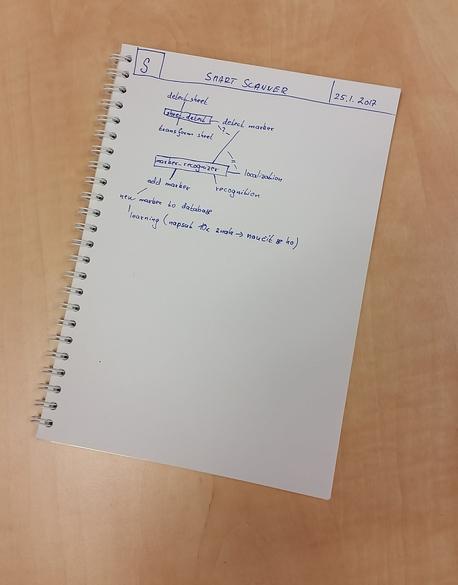
#> input picture data/sheet1.png, 458 x 585 px
$ python sheetdetector.py   (older library calls are emulated)
#> lines starting #> are read from the running program, lines starting #| are printed output that depends on the picture; after the words box and inside, x2 and y2 are one past the last pixel; in counts of white or black regions, pixels touching at a corner belong together
#> further down, im is the input picture: shape (585, 458, 3); mean B, G, R 136.6, 154.7, 177.6
import cv2
import numpy as np
import imutils
import skimage.restoration as skires
import skimage.transform as skitra

is_cv_v2 = int(cv2.__version__[0]) == 2


class SheetDetector():
    def __init__(self):
        pass

    def detect(self, img):
        # compute the ratio of the old height to the new height, clone it, and resize it
        ratio = img.shape[0] / 500.0
#> ratio = 1.17
        orig = img.copy()
        img = imutils.resize(img, height=500)

        # convert the image to grayscale, blur it, and find edges
        # in the image
        gray = cv2.cvtColor(img, cv2.COLOR_BGR2GRAY)
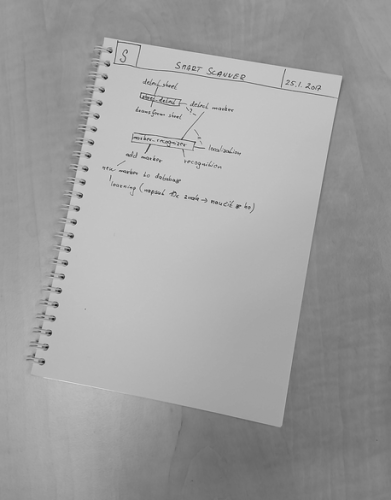
#> gray: shape (500, 391); min 16, max 223, mean 159.5
        # gauss = cv2.GaussianBlur(gray, (5, 5), 0)
        bil = cv2.bilateralFilter(gray, 0, sigmaColor=5, sigmaSpace=10)

        # cv2.imshow('gauss', gray)
        # cv2.imshow('bil', bil)
        # cv2.waitKey(0)
        # cv2.destroyAllWindows()

        # TODO: pridat okraje pro analyzu jasu listu a pozadi
        # pridat region uprostred, ktery musi obsahovat list
        # pridat okraje, ktere nesmi obsahovat list
        edges = cv2.Canny(bil, 50, 200)
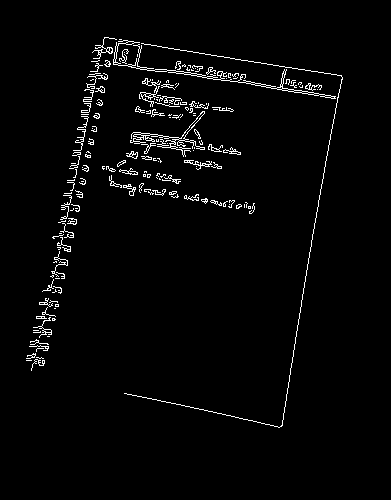
#> edges: shape (500, 391); 2.6% white in thin lines or dots, all inside (x1, y1, x2, y2) = (26, 37, 343, 428)
        edges = cv2.dilate(edges, np.ones((3, 3)), iterations=2)
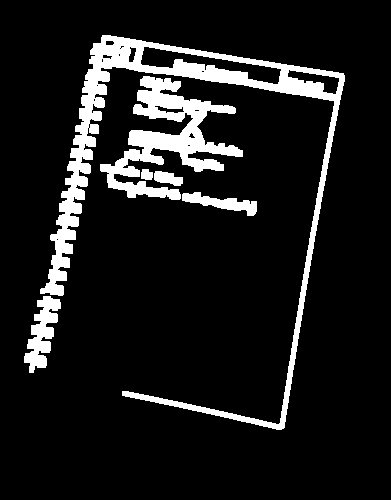
#> edges: shape (500, 391); 10.7% white; 6 white regions, box (x1, y1, x2, y2) and area: (40, 35, 345, 430) 12135, (100, 76, 243, 200) 6136, (24, 296, 61, 373) 1404, (182, 192, 257, 216) 771, (154, 171, 183, 186) 292, (141, 169, 153, 180) 111
        edges = cv2.erode(edges, np.ones((3, 3)), iterations=2)
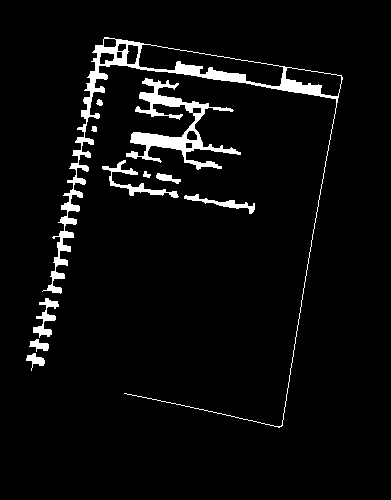
#> edges: shape (500, 391); 4.7% white; 11 white regions

        # vybrat nejvetsi konturu
        cnts = cv2.findContours(edges.copy(), cv2.RETR_LIST, cv2.CHAIN_APPROX_SIMPLE)[-2]
#> cnts = 21 contours, 1 with area under 20; largest, box (x1, y1, x2, y2) and area: (42, 37, 343, 428) 7294, (138, 44, 284, 87) 2626, (126, 78, 241, 170) 2322, (285, 67, 342, 97) 896, (102, 160, 179, 198) 400
        cnts = sorted(cnts, key=cv2.contourArea, reverse=True)
        biggest_c = cnts[0]
#> biggest_c = contour of 919 points, box (x1, y1, x2, y2) (42, 37, 343, 428), area 7294

        im_vis = img.copy()
        cv2.drawContours(im_vis, [biggest_c], -1, (255, 0, 255), 4)

        # rotated bounding box
        rotrect = cv2.minAreaRect(biggest_c)
#> rotrect = ((184.3, 229.2), (357.7, 259.4), -80.16)
        if is_cv_v2:
            box = cv2.cv.BoxPoints(rotrect)
        else:
            box = cv2.boxPoints(rotrect)
#> box = [[281.5, 427.6], [25.99, 383.3], [87.11, 30.84], [342.7, 75.16]]
        box = np.int0(box)
#> box = [[281, 427], [25, 383], [87, 30], [342, 75]]
        cv2.drawContours(im_vis, [box], 0, (0, 0, 255), 2)
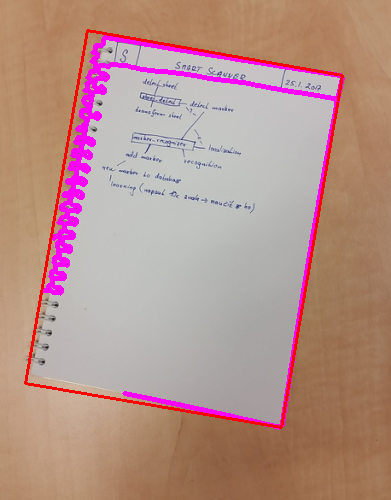
#> im_vis: shape (500, 391, 3); mean of channels 0, 1, 2 138.4, 146.3, 182; drawn as B, G, R

        # probabilistic hough
        lines = skitra.probabilistic_hough_line(edges, threshold=10, line_length=80, line_gap=2)
#> lines = 12 items
        im_hough = img.copy()
        for l in lines:
            cv2.line(im_hough, l[0], l[1], (0, 0, 255), 2)
#> this loop made 12 passes
#> l on passes 1 to 12: ((338, 97), (160, 69)), ((77, 167), (101, 45)), ((56, 266), (76, 172)), ((241, 82), (143, 67)), ((216, 55), (115, 39)), ((341, 75), (217, 56)), ((232, 111), (139, 94)), ((337, 98), (255, 85)), ((301, 303), (334, 114)), ((238, 417), (124, 393)), ((281, 426), (301, 304)), ((240, 152), (134, 143))
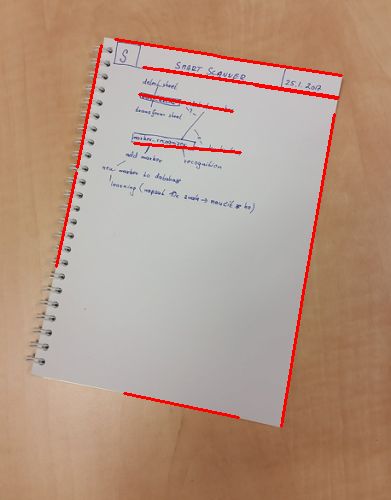
#> im_hough: shape (500, 391, 3); mean of channels 0, 1, 2 133.6, 151.6, 179.2; drawn as B, G, R
        # show the original image and the edge detected image
        cv2.imshow("Image", img)
        cv2.imshow("Edged", edges)
        cv2.imshow('Biggest contour', im_vis)
        cv2.imshow('hough', im_hough)
        cv2.waitKey(0)
        cv2.destroyAllWindows()


if __name__ == '__main__':
    fname = '../../data/sheet1.png'
    im = cv2.imread(fname)

    sd = SheetDetector()
    sd.detect(im)

$ run again, with data/sheet3.png copied over data/sheet1.png
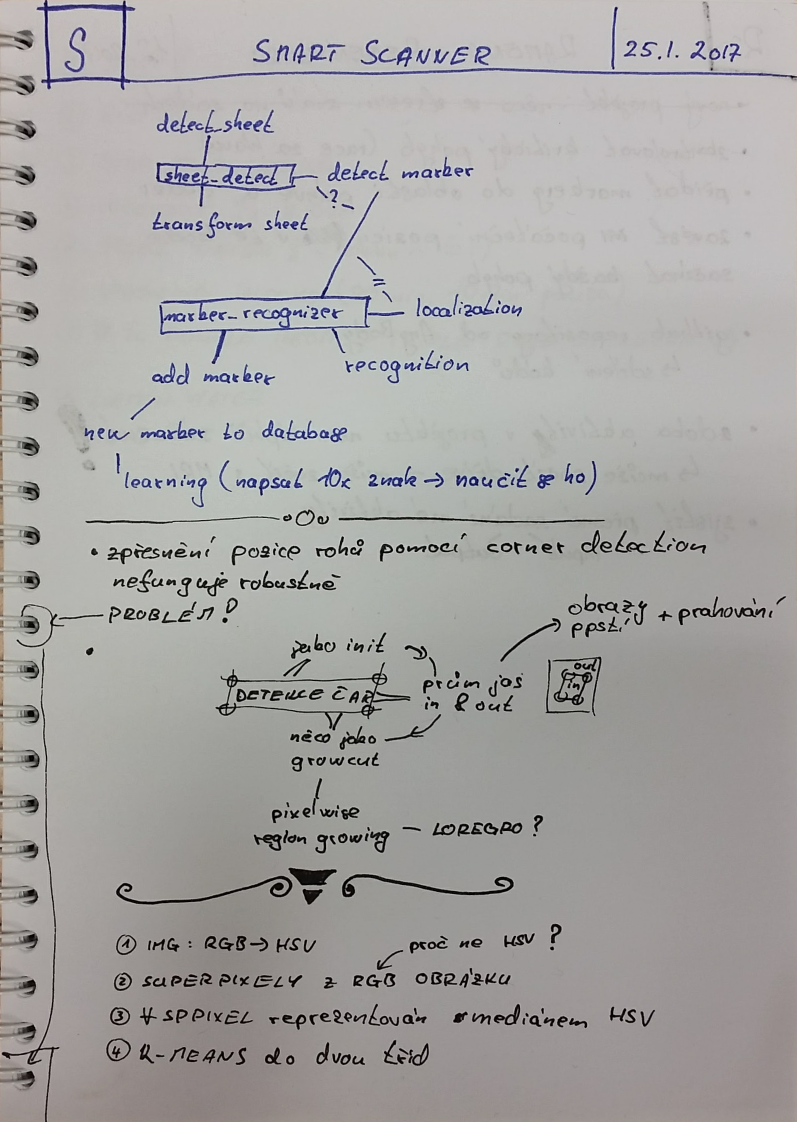
#> input picture data/sheet3.png, 1593 x 2244 px (shown at 1/2 size)
#> im is the input picture: shape (2244, 1593, 3); mean B, G, R 162.9, 164.2, 166
#> in detect, `edges = cv2.erode(edges, np.ones((3, 3)), iterations=2)`:
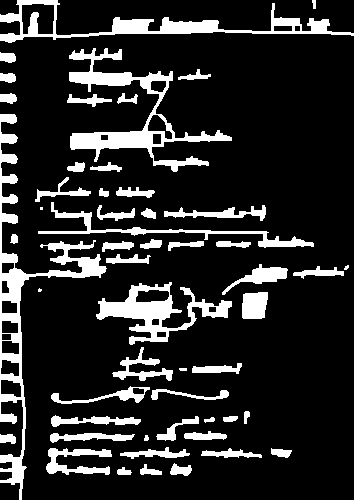
#> edges: shape (500, 354); 15.9% white; 53 white regions (3 under 20 px)
#> cnts = 73 contours, 6 with area under 20; largest, box (x1, y1, x2, y2) and area: (0, 114, 107, 500) 5503, (69, 48, 232, 172) 4168, (0, 0, 354, 43) 3790, (96, 282, 232, 345) 3017, (38, 202, 314, 248) 1112
#> biggest_c = contour of 390 points, box (x1, y1, x2, y2) (0, 114, 107, 500), area 5503
#> rotrect = ((53, 306.5), (385, 106), -90)
#> in detect, `box = cv2.boxPoints(rotrect)`: box = [[106, 499], [-1.18e-14, 499], [0, 114], [106, 114]]
#> in detect, `box = np.int0(box)`: box = [[106, 499], [0, 499], [0, 114], [106, 114]]
#> lines = 28 items
#> the loop in detect, `for l in lines:` made 28 passes
#> l on passes 1 to 8: ((353, 34), (160, 27)), ((69, 79), (172, 77)), ((0, 421), (0, 114)), ((277, 32), (160, 30)), ((0, 37), (181, 31)), ((21, 364), (16, 268)), ((1, 367), (1, 168)), ((157, 77), (69, 76))
#> after the loop in detect, `for l in lines:`:
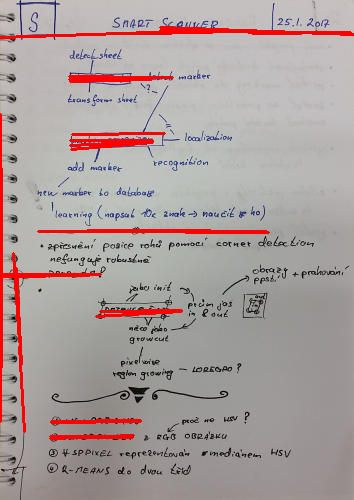
#> im_hough: shape (500, 354, 3); mean of channels 0, 1, 2 156.9, 158.4, 170.3; drawn as B, G, R

$ run again, with data/sheet4.png copied over data/sheet1.png
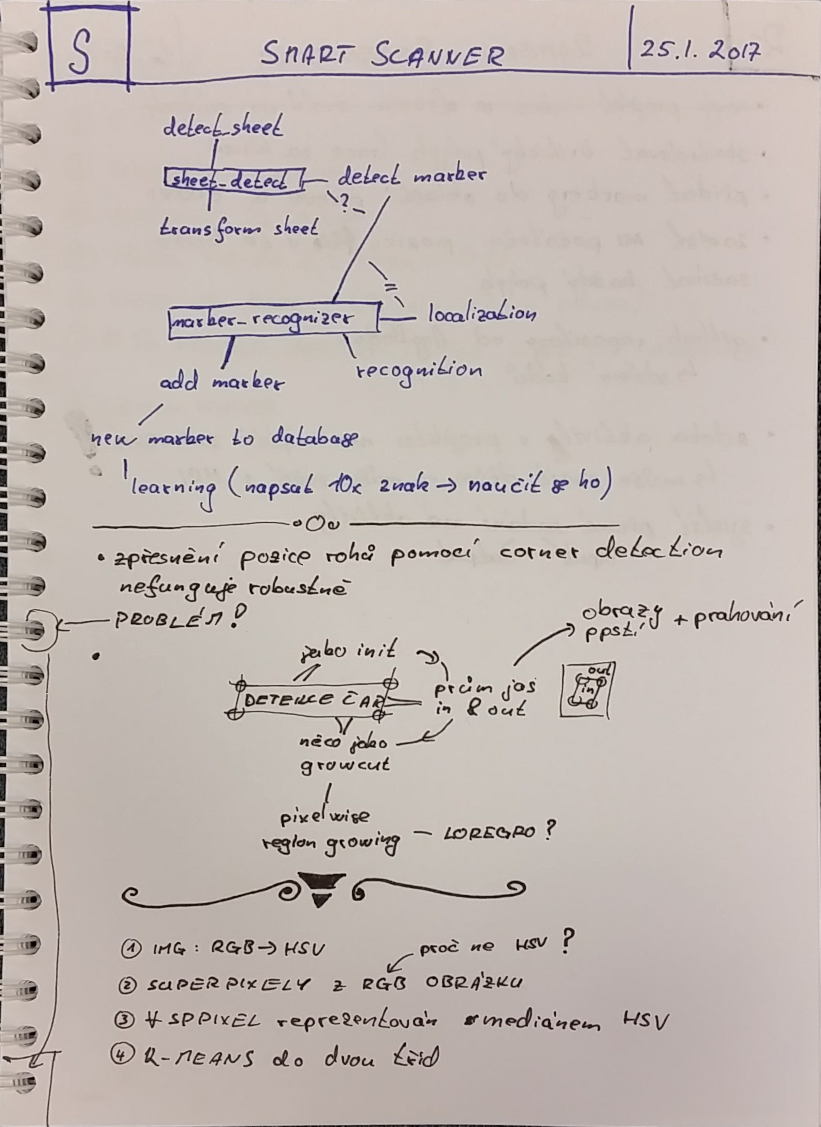
#> input picture data/sheet4.png, 1641 x 2253 px (shown at 1/2 size)
#> im is the input picture: shape (2253, 1641, 3); mean B, G, R 178.2, 183.4, 193.4
#> in detect, `edges = cv2.erode(edges, np.ones((3, 3)), iterations=2)`:
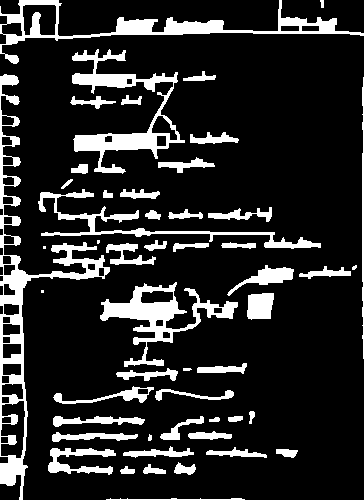
#> edges: shape (500, 364); 15.8% white; 51 white regions (4 under 20 px)
#> cnts = 88 contours, 7 with area under 20; largest, box (x1, y1, x2, y2) and area: (0, 74, 110, 500) 7752, (0, 0, 364, 64) 4324, (72, 49, 185, 174) 3518, (100, 282, 238, 367) 3174, (38, 189, 321, 249) 1539
#> biggest_c = contour of 440 points, box (x1, y1, x2, y2) (0, 74, 110, 500), area 7752
#> rotrect = ((54.5, 286.5), (425, 109), -90)
#> in detect, `box = cv2.boxPoints(rotrect)`: box = [[109, 499], [-1.3e-14, 499], [0, 74], [109, 74]]
#> in detect, `box = np.int0(box)`: box = [[109, 499], [0, 499], [0, 74], [109, 74]]
#> lines = 31 items
#> the loop in detect, `for l in lines:` made 31 passes
#> l on passes 1 to 8: ((363, 33), (164, 30)), ((35, 37), (151, 31)), ((363, 358), (363, 77)), ((119, 34), (209, 33)), ((22, 388), (20, 270)), ((348, 31), (261, 31)), ((0, 208), (0, 76)), ((274, 233), (122, 233))
#> after the loop in detect, `for l in lines:`:
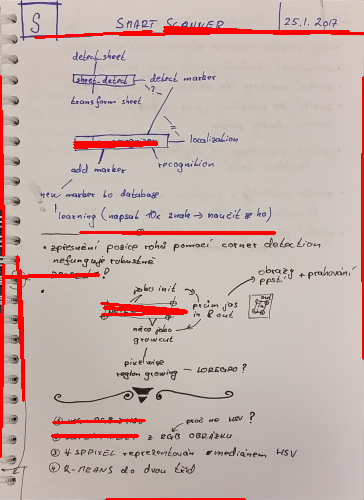
#> im_hough: shape (500, 364, 3); mean of channels 0, 1, 2 172.1, 177.2, 197.1; drawn as B, G, R
